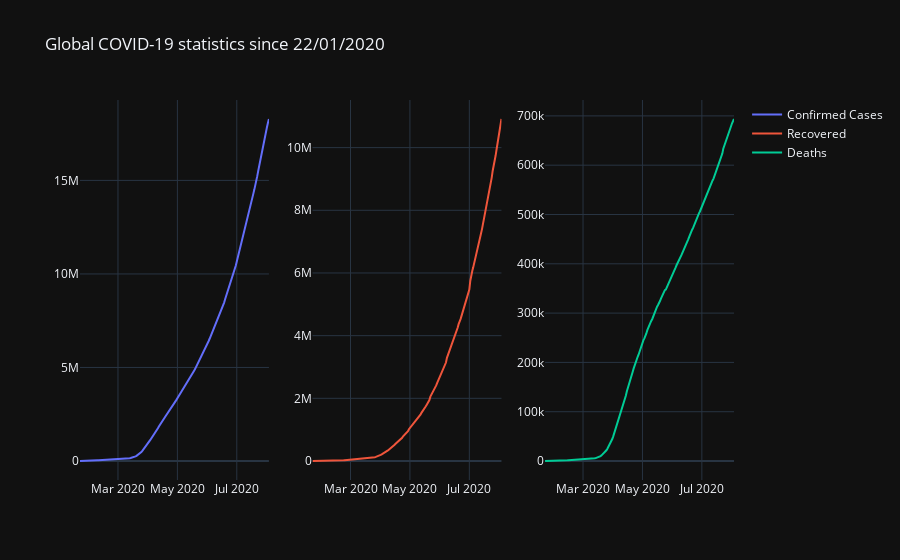

Here is the notebook cell this chart was saved with:
### Code cell
fig = make_subplots(rows=1, cols=3)

fig.add_trace(go.Scatter(x=covid_data.index, 
                         y=covid_data.Confirmed,
                         name='Confirmed Cases'
                        ),
                         row=1,
                         col=1,
             )
                                          
             

fig.add_trace(go.Scatter(x=covid_data.index, 
                         y=covid_data.Recovered,
                         name='Recovered'
                        ),
                         row=1,
                         col=2,
             ) 
             

fig.add_trace(go.Scatter(x=covid_data.index, 
                         y=covid_data.Deaths,
                         name='Deaths'
                        ),
                         row=1,
                         col=3,
             ) 

fig.update_layout(template='plotly_dark',
                  title='Global COVID-19 statistics since 22/01/2020'
                 )

### Figure 1 — Plotly figure (JSON) as saved in the notebook; plotly's stock layout.template omitted (floating-point values rounded to 4 significant figures; data arrays with more than 128 entries replaced by an {"elided": "..."} marker saying what was removed)
{"data": [{"name": "Confirmed Cases", "type": "scatter", "x": {"elided": "195 str values"}, "xaxis": "x", "y": {"elided": "195 int values"}, "yaxis": "y"}, {"name": "Recovered", "type": "scatter", "x": {"elided": "195 str values"}, "xaxis": "x2", "y": {"elided": "195 int values"}, "yaxis": "y2"}, {"name": "Deaths", "type": "scatter", "x": {"elided": "195 str values"}, "xaxis": "x3", "y": {"elided": "195 int values"}, "yaxis": "y3"}], "layout": {"autosize": true, "title": {"text": "Global COVID-19 statistics since 22/01/2020"}, "xaxis": {"anchor": "y", "autorange": true, "domain": [0, 0.2889], "range": ["2020-01-22", "2020-08-03"], "type": "date"}, "xaxis2": {"anchor": "y2", "autorange": true, "domain": [0.3556, 0.6444], "range": ["2020-01-22", "2020-08-03"], "type": "date"}, "xaxis3": {"anchor": "y3", "autorange": true, "domain": [0.7111, 1], "range": ["2020-01-22", "2020-08-03"], "type": "date"}, "yaxis": {"anchor": "x", "autorange": true, "domain": [0, 1], "range": [-1015000.0, 19300000.0], "type": "linear"}, "yaxis2": {"anchor": "x2", "autorange": true, "domain": [0, 1], "range": [-606200.0, 11520000.0], "type": "linear"}, "yaxis3": {"anchor": "x3", "autorange": true, "domain": [0, 1], "range": [-38520.0, 732200.0], "type": "linear"}}}
